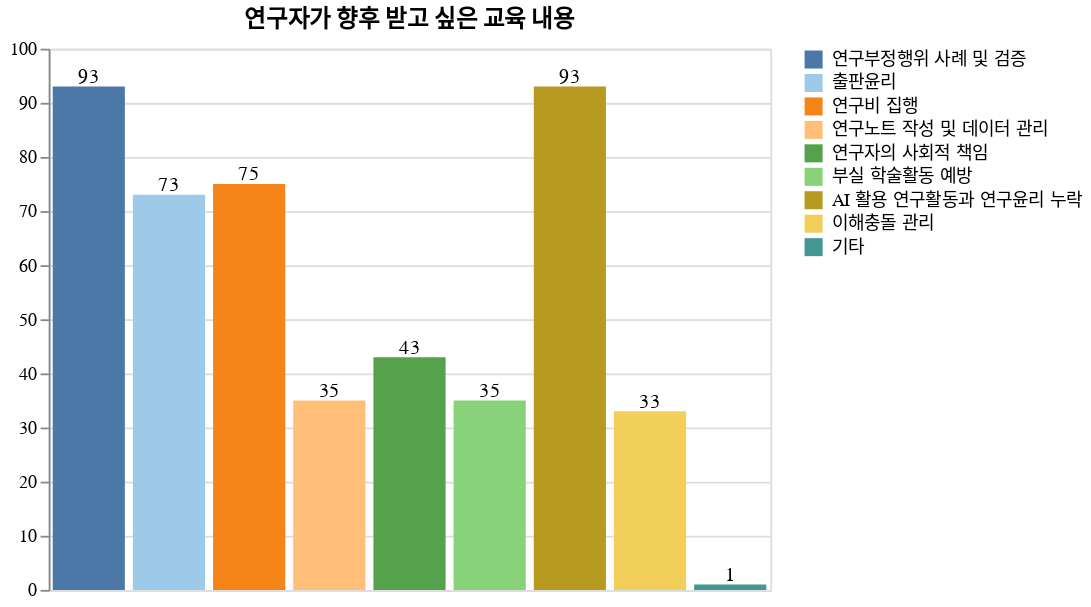

This figure's notebook cell:
### Code cell
# 
# 마. 연구자가 향후 받고 싶은 교육 내용
# 

map = ["연구부정행위 사례 및 검증", "출판윤리", "연구비 집행", "연구노트 작성 및 데이터 관리", "연구자의 사회적 책임", "부실 학술활동 예방", "AI 활용 연구활동과 연구윤리 누락", "이해충돌 관리", "기타"]

future_contents = df.select([
    pl.col("Q12_1").value_counts().sort().struct[1].alias(map[0]),
    pl.col("Q12_2").value_counts().sort().struct[1].alias(map[1]),
    pl.col("Q12_3").value_counts().sort().struct[1].alias(map[2]),
    pl.col("Q12_4").value_counts().sort().struct[1].alias(map[3]),
    pl.col("Q12_5").value_counts().sort().struct[1].alias(map[4]),
    pl.col("Q12_6").value_counts().sort().struct[1].alias(map[5]),
    pl.col("Q12_7").value_counts().sort().struct[1].alias(map[6]),
    pl.col("Q12_8").value_counts().sort().struct[1].alias(map[7]),
    pl.col("Q12_9").value_counts().sort().struct[1].alias(map[8]),
])[1]

future_contents.write_csv("figure/3/마_연구자가_향후_받고_싶은_교육_내용.csv")
print(future_contents)

bar = draw_bar_plot(future_contents.transpose(include_header=True), "column", "column_0", "연구자가 향후 받고 싶은 교육 내용", map)
bar.save("figure/3/마_연구자가_향후_받고_싶은_교육_내용.png")
bar.show()

### Figure 1 — Vega-Lite specification as saved in the notebook (floating-point values rounded to 4 significant figures)
{"config": {"view": {"continuousWidth": 300, "continuousHeight": 300}}, "layer": [{"mark": {"type": "bar"}, "encoding": {"color": {"field": "column", "scale": {"scheme": "tableau20"}, "sort": ["연구부정행위 사례 및 검증", "출판윤리", "연구비 집행", "연구노트 작성 및 데이터 관리", "연구자의 사회적 책임", "부실 학술활동 예방", "AI 활용 연구활동과 연구윤리 누락", "이해충돌 관리", "기타"], "title": null, "type": "nominal"}, "tooltip": [], "x": {"axis": null, "field": "column", "sort": ["연구부정행위 사례 및 검증", "출판윤리", "연구비 집행", "연구노트 작성 및 데이터 관리", "연구자의 사회적 책임", "부실 학술활동 예방", "AI 활용 연구활동과 연구윤리 누락", "이해충돌 관리", "기타"], "title": null, "type": "nominal"}, "y": {"field": "column_0", "title": null, "type": "quantitative"}}, "name": "view_94", "title": "연구자가 향후 받고 싶은 교육 내용"}, {"mark": {"type": "text", "align": "center", "baseline": "bottom"}, "encoding": {"color": {"value": "black"}, "text": {"field": "column_0", "type": "quantitative"}, "tooltip": [], "x": {"field": "column", "sort": ["연구부정행위 사례 및 검증", "출판윤리", "연구비 집행", "연구노트 작성 및 데이터 관리", "연구자의 사회적 책임", "부실 학술활동 예방", "AI 활용 연구활동과 연구윤리 누락", "이해충돌 관리", "기타"], "type": "nominal"}, "y": {"field": "column_0", "type": "quantitative"}}, "title": "연구자가 향후 받고 싶은 교육 내용"}], "data": {"name": "data-975c2aea44f238994104a4c08eb70095"}, "params": [{"name": "param_94", "select": {"type": "interval", "encodings": ["x", "y"]}, "bind": "scales", "views": ["view_94"]}], "width": 400, "$schema": "https://vega.github.io/schema/vega-lite/v5.20.1.json", "datasets": {"data-975c2aea44f238994104a4c08eb70095": [{"column": "연구부정행위 사례 및 검증", "column_0": 93}, {"column": "출판윤리", "column_0": 73}, {"column": "연구비 집행", "column_0": 75}, {"column": "연구노트 작성 및 데이터 관리", "column_0": 35}, {"column": "연구자의 사회적 책임", "column_0": 43}, {"column": "부실 학술활동 예방", "column_0": 35}, {"column": "AI 활용 연구활동과 연구윤리 누락", "column_0": 93}, {"column": "이해충돌 관리", "column_0": 33}, {"column": "기타", "column_0": 1}]}}
